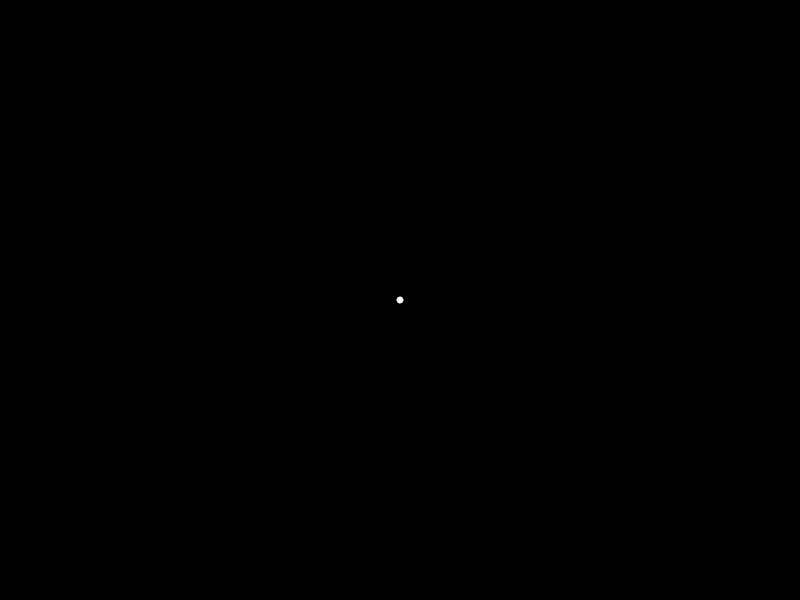
Frame 1 (no input)
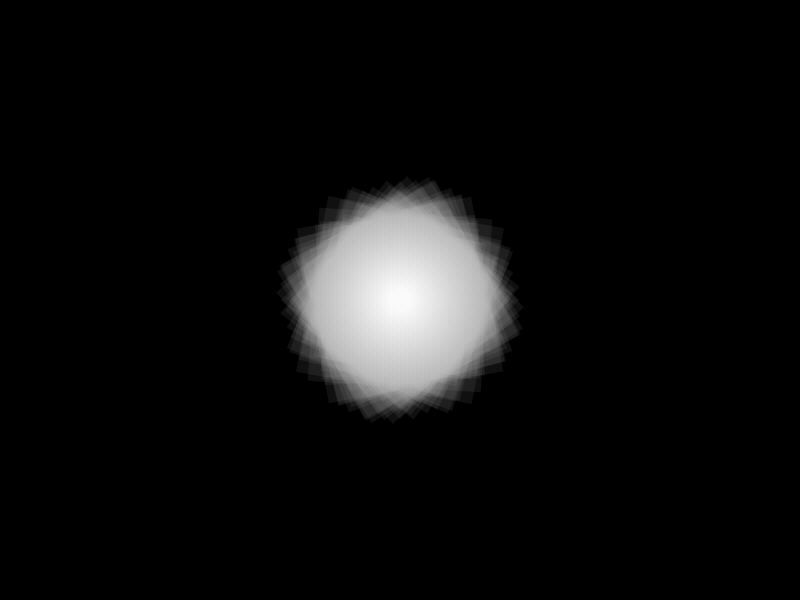
Frame 60 (no input)
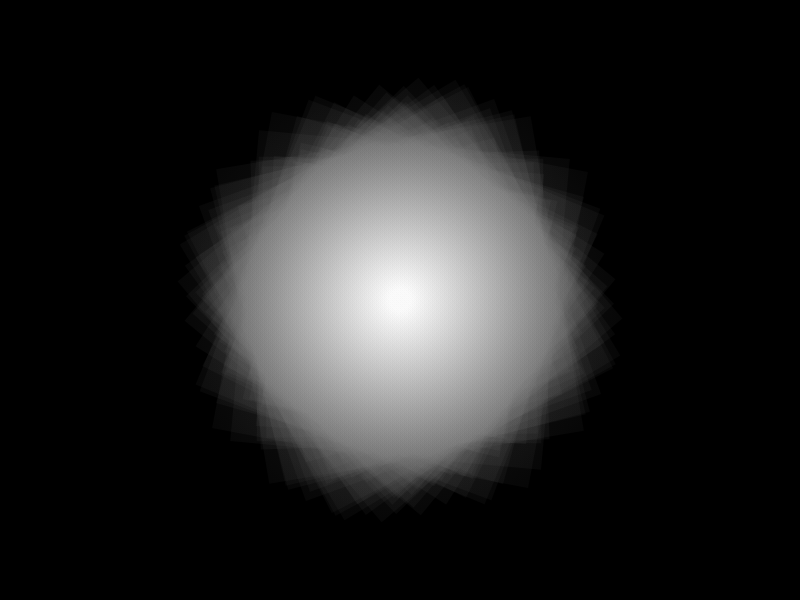
Frame 120 (the mouse pressed at the canvas centre since frame 60)

The p5.js sketch that drew these frames (run headless with seeded random() and noise() and a simulated clock; from frame 60 on, the mouse is pressed at the canvas centre):

// p5.js sketch
// ── sketch.js
// Eva Philips
// February 15, 2019
// Nature of Code Week 3: Oscilating Triangles

// variables
let squares = [];

let ctx;

function setup() {
  // canvas setup
  createCanvas(800, 600);
  rectMode(CENTER);
  ellipseMode(CENTER);

  for(let i=0; i<100; i++){
    squares[i] = new Square();
  }

  // setup gradient
  ctx = canvas.getContext("2d");


 
  
  
}

function draw() {

  // canvas setup
  background(0);

   // test gradient


  for(let i=0; i<squares.length; i++){
    squares[i].display();
    squares[i].oscillate();
    squares[i].spin();
  }
  

}




class Square{
  constructor(){
    this.r = 5;
    this.amp = random(200,400);
    this.period = 800;
    this.a = random(360);
    this.aVel = 0.0;
    this.aAcc = random(0.000001, 0.000005);
  }

  display(){
    rectMode(CENTER);
    push();
    translate(width/2, height/2);  // translate to the center of the screen
    rotate(this.a);  // apply rotation

    // gradient fill
    let gradient = ctx.createRadialGradient(0, 0, height/2, 0, 0, 10);
    gradient.addColorStop(0, "black");
    gradient.addColorStop(1, "white");
    ctx.fillStyle = gradient;
    ctx.globalAlpha = .1;  // apply alpha to the squares
    noStroke();
    // draw the rectangle
    rect(0,0, this.r, this.r); // draw rectangle
    pop();
  }

  oscillate(){
    this.r = this.amp * sin((frameCount/this.period)*TWO_PI); // define the size of the square
  }

  spin(){
    // update angular motion
    this.a += this.aVel;
    this.aVel += this.aAcc;
    
    constrain(this.aVel, 0, .00001) // constrain the velocity so it doesn't get too fast
  }
}
